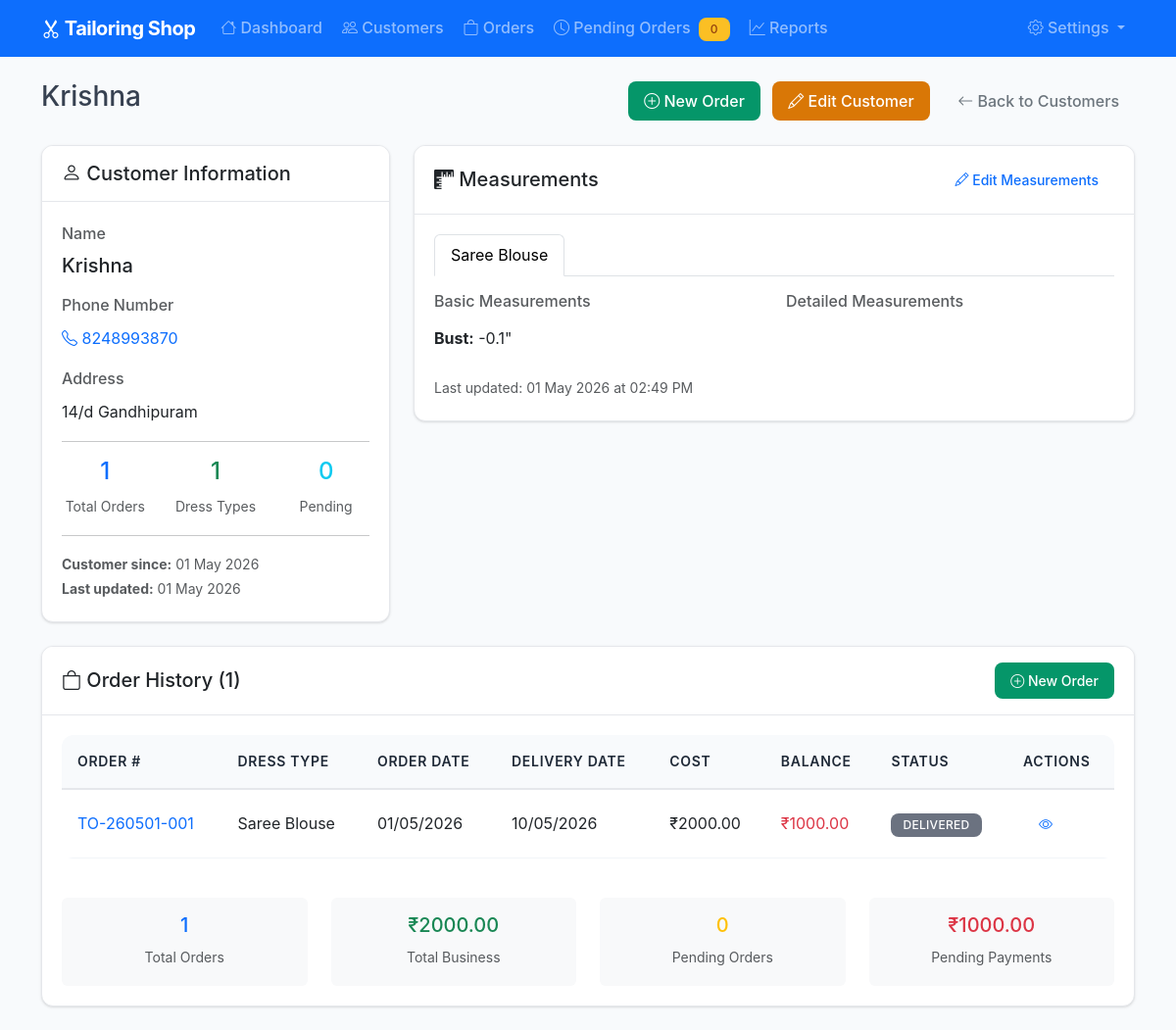
Page /customers/view/1 on the committed database.
### models.py (models this page shows, shortened)
class Customer(db.Model):
    id = db.Column(db.Integer, primary_key=True)
    name = db.Column(db.String(100), nullable=False)
    phone = db.Column(db.String(15), nullable=False)
    address = db.Column(db.Text)
    created_at = db.Column(db.DateTime, default=datetime.utcnow)
    updated_at = db.Column(db.DateTime, default=datetime.utcnow, onupdate=datetime.utcnow)
    orders = db.relationship('Order', backref='customer', lazy=True, cascade='all, delete-orphan')
    measurements = db.relationship('Measurement', backref='customer', lazy=True, cascade='all, delete-orphan')

class Measurement(db.Model):
    id = db.Column(db.Integer, primary_key=True)
    customer_id = db.Column(db.Integer, db.ForeignKey('customer.id'), nullable=False)
    dress_type = db.Column(db.String(50), nullable=False)  # saree_blouse, salwar, lehenga, kurti, gown, etc.
    bust = db.Column(db.Float)
    waist = db.Column(db.Float)
    hip = db.Column(db.Float)
    shoulder = db.Column(db.Float)
    arm_length = db.Column(db.Float)
    blouse_length = db.Column(db.Float)
    kurti_length = db.Column(db.Float)
    salwar_length = db.Column(db.Float)
    bottom_length = db.Column(db.Float)
    neck_depth = db.Column(db.Float)
    back_neck_depth = db.Column(db.Float)
    notes = db.Column(db.Text)
    created_at = db.Column(db.DateTime, default=datetime.utcnow)
    updated_at = db.Column(db.DateTime, default=datetime.utcnow, onupdate=datetime.utcnow)

class Order(db.Model):
    id = db.Column(db.Integer, primary_key=True)
    order_number = db.Column(db.String(20), unique=True, nullable=False)
    customer_id = db.Column(db.Integer, db.ForeignKey('customer.id'), nullable=False)
    dress_type = db.Column(db.String(50), nullable=False)
    description = db.Column(db.Text)
    quantity = db.Column(db.Integer, default=1)
    order_date = db.Column(db.Date, nullable=False, default=func.current_date())
    delivery_date = db.Column(db.Date, nullable=False)
    stitching_cost = db.Column(db.Float, nullable=False)
    advance_paid = db.Column(db.Float, default=0)
    balance = db.Column(db.Float, nullable=False)
    status = db.Column(db.String(20), default='pending')
    created_at = db.Column(db.DateTime, default=datetime.utcnow)
    updated_at = db.Column(db.DateTime, default=datetime.utcnow, onupdate=datetime.utcnow)
    payments = db.relationship('Payment', backref='order', lazy=True, cascade='all, delete-orphan')
    @property
    def is_overdue(self):
        return self.delivery_date < datetime.now().date() and self.status != 'delivered'
    @property
    def status_color(self):
        colors = {
            'pending': 'warning',
            'in_progress': 'info',
            'stitched': 'success',
            'delivered': 'secondary'
        }
        return colors.get(self.status, 'secondary')

### blueprints/customers.py (the view)
@customers_bp.route('/view/<int:id>')
def view(id):
    customer = Customer.query.get_or_404(id)
    measurements = {m.dress_type: m for m in customer.measurements}
    orders = Order.query.filter_by(customer_id=id).order_by(Order.created_at.desc()).all()
    return render_template('customers/view.html',
                         customer=customer,
                         measurements=measurements,
                         orders=orders,
                         dress_types=DRESS_TYPES)

### templates/customers/view.html (shortened to what this page needs)
{% extends "base.html" %}
{% block content %}
<div class="row">
    <div class="col-12">
        <div class="d-flex justify-content-between align-items-center mb-4">
            <h1 class="h3">{{ customer.name }}</h1>
            <div>
                <a href="{{ url_for('orders.add') }}?customer_id={{ customer.id }}" class="btn btn-success me-2">
                    <i class="bi bi-plus-circle"></i> New Order
                </a>
                <a href="{{ url_for('customers.edit', id=customer.id) }}" class="btn btn-warning me-2">
                    <i class="bi bi-pencil"></i> Edit Customer
                </a>
                <a href="{{ url_for('customers.index') }}" class="btn btn-outline-secondary">
                    <i class="bi bi-arrow-left"></i> Back to Customers
                </a>
            </div>
        </div>
    </div>
</div>
<div class="row">
    <div class="col-lg-4 mb-4">
        <div class="card">
            <div class="card-header">
                <h5 class="card-title mb-0">
                    <i class="bi bi-person"></i> Customer Information
                </h5>
            </div>
            <div class="card-body">
                <div class="mb-3">
                    <label class="form-label text-muted">Name</label>
                    <p class="h5">{{ customer.name }}</p>
                </div>
                <div class="mb-3">
                    <label class="form-label text-muted">Phone Number</label>
                    <p>
                        <a href="tel:{{ customer.phone }}" class="text-decoration-none">
                            <i class="bi bi-telephone"></i> {{ customer.phone }}
                        </a>
                    </p>
                </div>
                <div class="mb-3">
                    <label class="form-label text-muted">Address</label>
                    <p>{{ customer.address or 'No address provided' }}</p>
                </div>
                <hr>
                <div class="row text-center">
                    <div class="col-4">
                        <div class="mb-2">
                            <span class="h4 text-primary">{{ customer.orders|length }}</span>
                        </div>
                        <small class="text-muted">Total Orders</small>
                    </div>
                    <div class="col-4">
                        <div class="mb-2">
                            <span class="h4 text-success">{{ customer.measurements|length }}</span>
                        </div>
                        <small class="text-muted">Dress Types</small>
                    </div>
                    <div class="col-4">
                        <div class="mb-2">
                            <span class="h4 text-info">
                                {{ customer.orders | selectattr('status', 'ne', 'delivered') | list | length }}
                            </span>
                        </div>
                        <small class="text-muted">Pending</small>
                    </div>
                </div>
                <hr>
                <small class="text-muted">
                    <strong>Customer since:</strong> {{ customer.created_at.strftime('%d %B %Y') }}<br>
                    <strong>Last updated:</strong> {{ customer.updated_at.strftime('%d %B %Y') }}
                </small>
            </div>
        </div>
    </div>
    <div class="col-lg-8 mb-4">
        <div class="card">
            <div class="card-header d-flex justify-content-between align-items-center">
                <h5 class="card-title mb-0">
                    <i class="bi bi-rulers"></i> Measurements
                </h5>
                <a href="{{ url_for('customers.edit', id=customer.id) }}" class="btn btn-sm btn-outline-primary">
                    <i class="bi bi-pencil"></i> Edit Measurements
                </a>
            </div>
            <div class="card-body">
                {% if measurements %}
                <ul class="nav nav-tabs" id="measurementTabs" role="tablist">
                    {% for dress_type in dress_types %}
                    {% if measurements.get(dress_type) %}
                    <li class="nav-item" role="presentation">
                        <button class="nav-link {% if loop.first %}active{% endif %}"
                                id="{{ dress_type.lower().replace(' ', '_') }}-tab"
                                data-bs-toggle="tab"
                                data-bs-target="#{{ dress_type.lower().replace(' ', '_') }}-pane"
                                type="button" role="tab">
                            {{ dress_type }}
                        </button>
                    </li>
                    {% endif %}
                    {% endfor %}
                </ul>
                <div class="tab-content mt-3" id="measurementTabContent">
                    {% for dress_type in dress_types %}
                    {% if measurements.get(dress_type) %}
                    {% set measurement = measurements[dress_type] %}
                    <div class="tab-pane fade {% if loop.first %}show active{% endif %}"
                         id="{{ dress_type.lower().replace(' ', '_') }}-pane" role="tabpanel">
                        <div class="row">
                            <div class="col-md-6">
                                <h6 class="text-muted mb-3">Basic Measurements</h6>
                                <div class="row">
                                    {% if measurement.bust %}
                                    <div class="col-6 mb-2">
                                        <strong>Bust:</strong> {{ measurement.bust }}"
                                    </div>
                                    {% endif %}
                                </div>
                            </div>
                            <div class="col-md-6">
                                <h6 class="text-muted mb-3">Detailed Measurements</h6>
                            </div>
                        </div>
                        <div class="mt-3">
                            <small class="text-muted">
                                Last updated: {{ measurement.updated_at.strftime('%d %B %Y at %I:%M %p') }}
                            </small>
                        </div>
                    </div>
                    {% endif %}
                    {% endfor %}
                </div>
                {% endif %}
            </div>
        </div>
    </div>
</div>
<div class="row">
    <div class="col-12">
        <div class="card">
            <div class="card-header d-flex justify-content-between align-items-center">
                <h5 class="card-title mb-0">
                    <i class="bi bi-bag"></i> Order History ({{ orders|length }})
                </h5>
                <a href="{{ url_for('orders.add') }}?customer_id={{ customer.id }}" class="btn btn-sm btn-success">
                    <i class="bi bi-plus-circle"></i> New Order
                </a>
            </div>
            <div class="card-body">
                {% if orders %}
                <div class="table-responsive">
                    <table class="table table-hover">
                        <thead>
                            <tr>
                                <th>Order #</th>
                                <th>Dress Type</th>
                                <th>Order Date</th>
                                <th>Delivery Date</th>
                                <th>Cost</th>
                                <th>Balance</th>
                                <th>Status</th>
                                <th>Actions</th>
                            </tr>
                        </thead>
                        <tbody>
                            {% for order in orders %}
                            <tr class="{% if order.is_overdue %}table-danger{% endif %}">
                                <td>
                                    <a href="{{ url_for('orders.view', id=order.id) }}" class="text-decoration-none">
                                        {{ order.order_number }}
                                    </a>
                                </td>
                                <td>{{ order.dress_type }}</td>
                                <td>{{ order.order_date.strftime('%d/%m/%Y') }}</td>
                                <td>
                                    {{ order.delivery_date.strftime('%d/%m/%Y') }}
                                </td>
                                <td>₹{{ "%.2f"|format(order.stitching_cost) }}</td>
                                <td>
                                    {% if order.balance > 0 %}
                                    <span class="text-danger">₹{{ "%.2f"|format(order.balance) }}</span>
                                    {% else %}
                                    <span class="text-success">Paid</span>
                                    {% endif %}
                                </td>
                                <td>
                                    <span class="badge bg-{{ order.status_color }}">
                                        {{ order.status.replace('_', ' ').title() }}
                                    </span>
                                </td>
                                <td>
                                    <div class="btn-group btn-group-sm" role="group">
                                        <a href="{{ url_for('orders.view', id=order.id) }}"
                                           class="btn btn-outline-primary" title="View Order">
                                            <i class="bi bi-eye"></i>
                                        </a>
                                    </div>
                                </td>
                            </tr>
                            {% endfor %}
                        </tbody>
                    </table>
                </div>
                <div class="row mt-4">
                    <div class="col-md-3">
                        <div class="text-center p-3 bg-light rounded">
                            <h5 class="text-primary">{{ orders|length }}</h5>
                            <small class="text-muted">Total Orders</small>
                        </div>
                    </div>
                    <div class="col-md-3">
                        <div class="text-center p-3 bg-light rounded">
                            <h5 class="text-success">₹{{ "%.2f"|format(orders | sum(attribute='stitching_cost')) }}</h5>
                            <small class="text-muted">Total Business</small>
                        </div>
                    </div>
                    <div class="col-md-3">
                        <div class="text-center p-3 bg-light rounded">
                            <h5 class="text-warning">{{ orders | selectattr('status', 'ne', 'delivered') | list | length }}</h5>
                            <small class="text-muted">Pending Orders</small>
                        </div>
                    </div>
                    <div class="col-md-3">
                        <div class="text-center p-3 bg-light rounded">
                            <h5 class="text-danger">₹{{ "%.2f"|format(orders | sum(attribute='balance')) }}</h5>
                            <small class="text-muted">Pending Payments</small>
                        </div>
                    </div>
                </div>
                {% endif %}
            </div>
        </div>
    </div>
</div>
{% endblock %}

### rows in the picture
Customer: name "Krishna", phone "8248993870", address "14/d Gandhipuram", created_at "01 May 2026", updated_at "01 May 2026"
Measurement: bust "-0.1", updated_at "01 May 2026 at 02:49 PM"
Order: order_number "TO-260501-001", dress_type "Saree Blouse", order_date "01/05/2026", delivery_date "10/05/2026", stitching_cost "2000.00", balance "1000.00", status.replace "DELIVERED"

### other values in the picture
{{ pending_count or 0 }} "0"
{{ customer.orders|length }} "1"
{{ customer.measurements|length }} "1"
{{ dress_type }} "Saree Blouse"
{{ orders|length }} "1"
{{ "%.2f"|format(orders | sum(attribute='stitching_cost')) }} "2000.00"
{{ orders | selectattr('status', 'ne', 'delivered') | list | length }} "0"
{{ "%.2f"|format(orders | sum(attribute='balance')) }} "1000.00"
